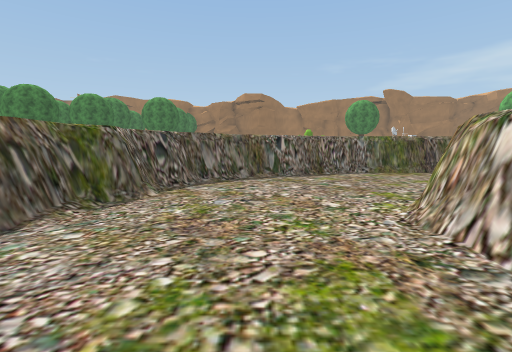
view 1 (above)

17 first-person views from a walk through a Unity game level. The camera is 1.4 m above the floor, tilts 6° down and sees 85° across. The floor is counted in squares, 2 m on a side. Each view is taken from the middle of a square. On the plan, view 1 faces up. The plan holds only what a view shows up to about 9 squares ahead; the rest is blank. The place goes on beyond the plan. Some trees and plants on the terrain are drawn as simple stand-ins. The player is left out. Some surface patterns are stand-ins.

view 2
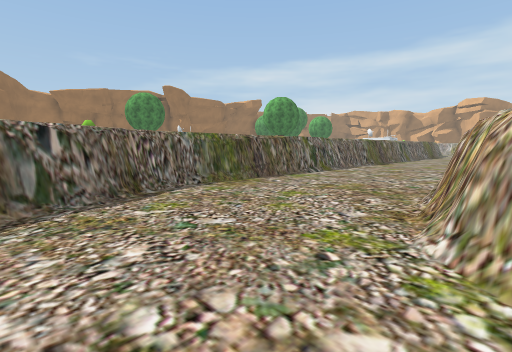

view 3
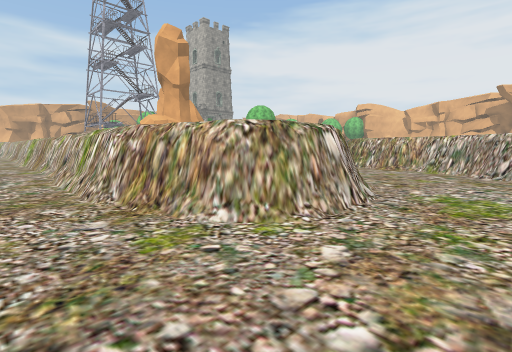

view 4
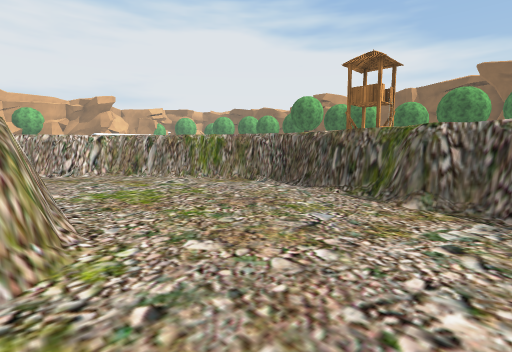

view 5
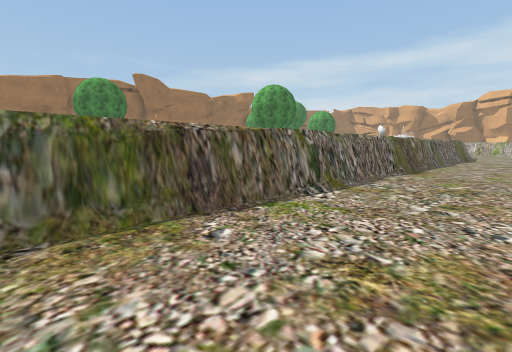

view 6
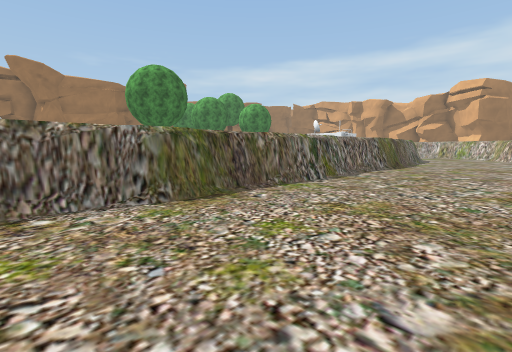

view 7
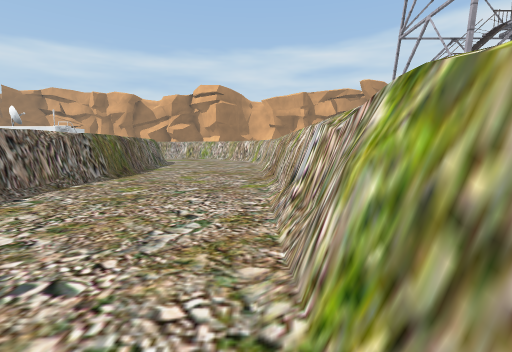

view 8
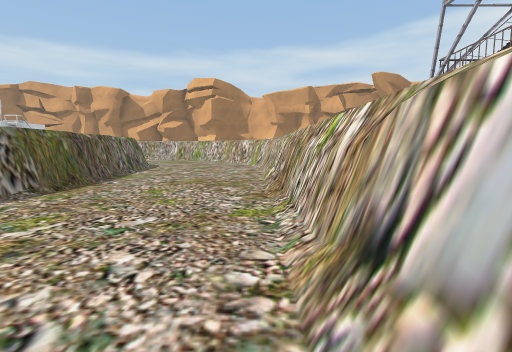

view 9
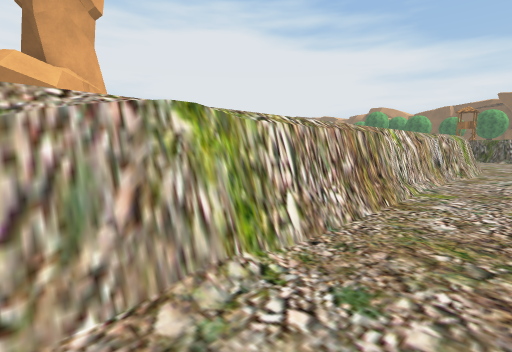

view 10
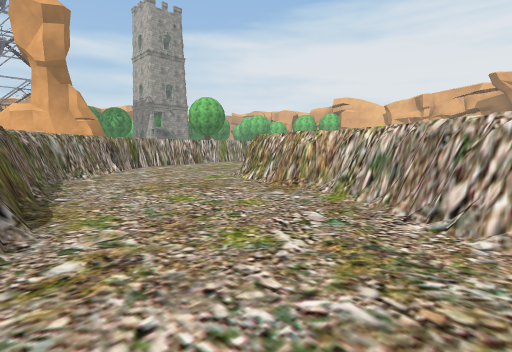

view 11
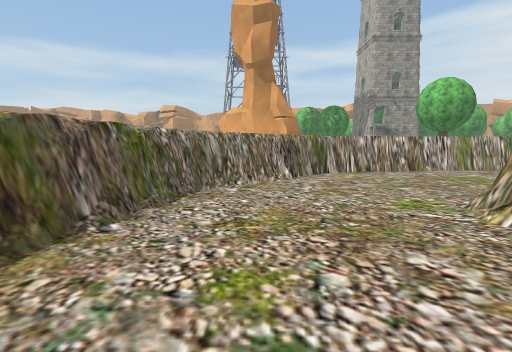

view 12
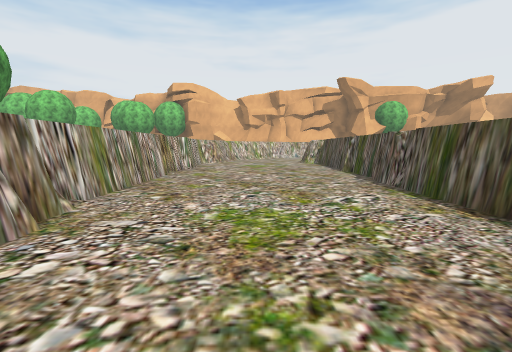

view 13
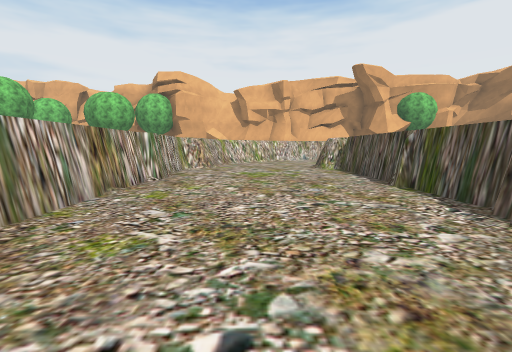

view 14
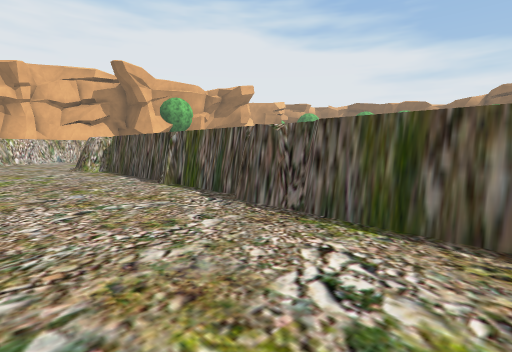

view 15
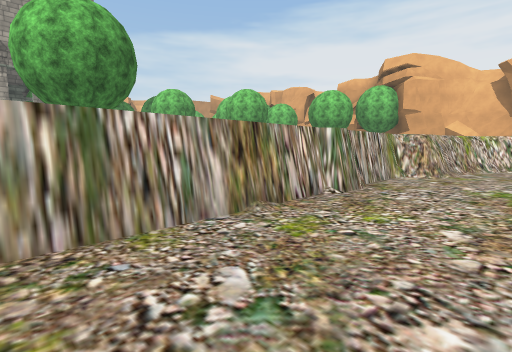

view 16
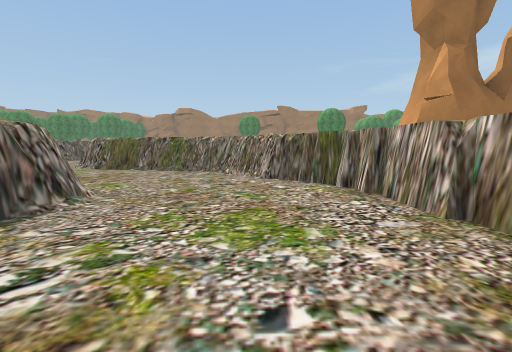

view 17
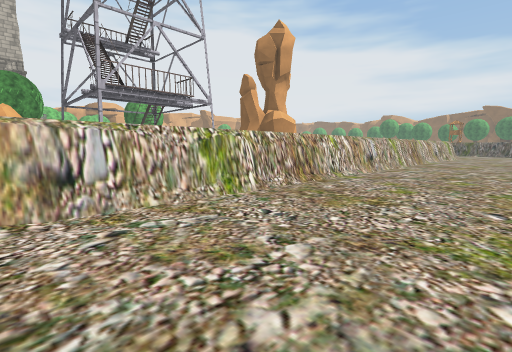

### Floor plan
Key: @ floor where view 1 was taken; # wall or solid block; . floor; / step, stairs or slope.
Columns run from 3 left of view 1 to 23 right of it. Each row starts with its distance up from view 1.
  8     #######################
  7   ###......................
  6  ##........................
  5  #.........................
  4  #.....###.................
  3 ##...######################
  2 #....#
  1 #....##
  0 ##.@..#####
 -1  #......./##
 -2  ##......./##
 -3   ###....../##
 -4     ###......#
 -5       ###....#
 -6         #....#
 -7         #....##
 -8         #.....#
 -9         #.....#
-10         #.....#
-11         #.....#
-12         #.....#
-13         #.....#
-14         #.....#
-15         #.....#
-16         ##...##

Where each view was taken, in squares from view 1:
view 1: 0 up, 0 right, facing up
view 2: 3 up, 0 right, facing up-right
view 3: 5 up, 0 right, facing down-right
view 4: 5 up, 2 right, facing down-left
view 5: 5 up, 3 right, facing up-right
view 6: 4 up, 9 right, facing up-right
view 7: 4 up, 12 right, facing right
view 8: 4 up, 14 right, facing right
view 9: 5 up, 14 right, facing down-left
view 10: 0 up, 0 right, facing down-right
view 11: 2 down, 2 right, facing right
view 12: 4 down, 8 right, facing down
view 13: 7 down, 8 right, facing down
view 14: 7 down, 8 right, facing down-left
view 15: 9 down, 8 right, facing down-right
view 16: 9 down, 8 right, facing up
view 17: 7 up, 23 right, facing down-left
